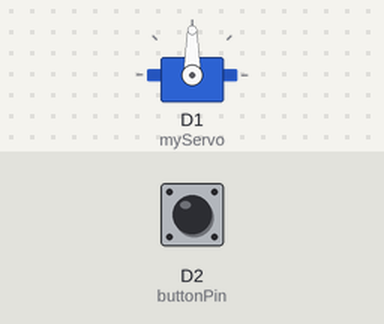
Recording of a sketch running on a simulated ESP8266 (NodeMCU). Shown: servo. Inputs (shaded band) come from the test bench; at power-on: D2 (buttonPin) HIGH. WiFi joins after 1.5 s; servers stay silent unless stated; what the sketch prints to the serial monitor is not drawn.

Above: at 3.2 s.
3.3 s: D2 (buttonPin) pulled LOW for 0.15 s
At 3.7 s:
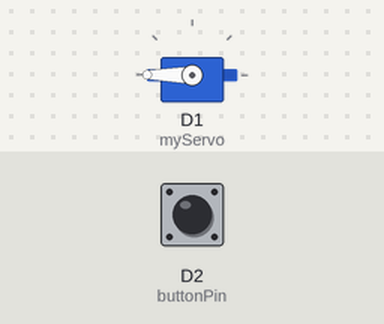
At 5.7 s:
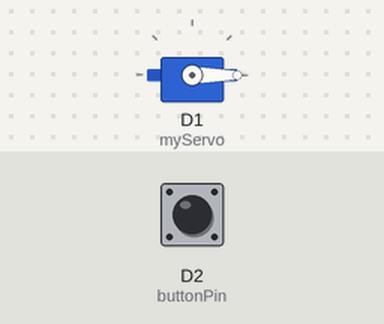
Timing chart, 0 to 7.2 s (numbered marks = the images above; inputs shaded):
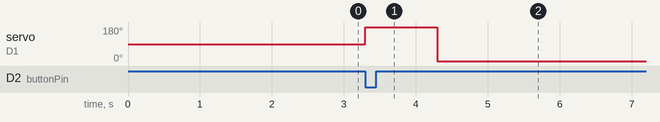

Measured:
- after the input at 3.3 s, servo on D1 (myServo): 90° → 180° at once, → 0° 1.0 s later

The sketch:

sketch_nov24a_copy_20231125171219.ino
```cpp
#include <Servo.h>
#include <ESP8266WiFi.h>
#include <ESP8266WebServer.h>

const char *ssid = "Nyek2";
const char *password = "1c691ae6a05cGalo@@";

ESP8266WebServer server(80);
Servo myServo;

const int buttonPin = D2;  // I-assign ang pin na ginamit para sa button
int buttonState = 0;
int lastButtonState = HIGH;  // I-set ang huling button state sa HIGH para sa unang iteration
bool servoRotated = false;

void setup() {
    Serial.begin(115200);

    // Connect to Wi-Fi
    WiFi.begin(ssid, password);
    while (WiFi.status() != WL_CONNECTED) {
        delay(1000);
        Serial.println("Connecting to WiFi...");
    }

    // Print the assigned IP address
    Serial.println("Connected! IP address: " + WiFi.localIP().toString());

    // Define server endpoints
    server.on("/clear_all_endpoint", HTTP_GET, handleClearAll);

    // Start server
    server.begin();

    // Initialize servo
    myServo.attach(D1);  // Gamitin ang tamang GPIO pin para sa iyong servo
    pinMode(buttonPin, INPUT_PULLUP);  // Gamitin ang internal pull-up resistor
}

void loop() {
    server.handleClient();

    // Check for button press
    buttonState = digitalRead(buttonPin);

    if (buttonState == LOW && lastButtonState == HIGH && !servoRotated) {
        // Execute rotation only if button is pressed, and it wasn't pressed before
        rotateServo();
        servoRotated = true;  // I-set ang flag para hindi ito ma-rotate ulit
    }

    lastButtonState = buttonState;
}

void handleClearAll() {
    // Perform actions to clear all items
    rotateServo();

    // Send response to client
    server.send(200, "text/plain", "Clear All request received");
}

void rotateServo() {
    // Code to rotate servo 180 degrees
    myServo.write(180);
    delay(1000);  // I-adjust ang delay kung kinakailangan
    myServo.write(0);

    // I-reset ang flag para ma-rotate ulit sa susunod na pag-press ng button
    servoRotated = false;
}
```
